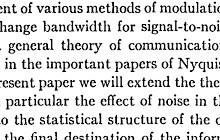
%> input picture 1.jpg, 220 x 140 px
$ octave --eval "result = LineDetect(imread('1.jpg'));"   (GNU Octave 9; MATLAB toolbox functions it lacks are replaced by stand-ins)
%> lines starting %> are read from the running program, lines starting %| are printed output that depends on the picture
function g = LineDetect(original)
%UNTITLED3 Summary of this function goes here
%   Detailed explanation goes here
original = im2double(original);
original = rgb2gray(original);
%> original: size 140x220 double
s = size(original);
%> s = [140 220]
r = zeros(s);

original1 = padarray(original,[1 1]);
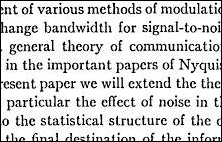
%> original1: size 142x222 double; min 0, max 1, mean 0.817
mask = [-1 -1 -1;1 1 1;-1 -1 -1];

for i = 2:s(1)
    for j = 2:s(2)
         temp = original1(i-1:i+1,j-1:j+1).*mask;
         r(i-1,j-1) = sum(temp(:));
    end
end
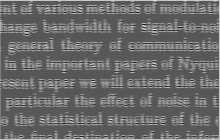
%> r: size 140x220 double; min -5.31, max 1.51, mean -2.46; drawn with min black and max white
g = r;


end
